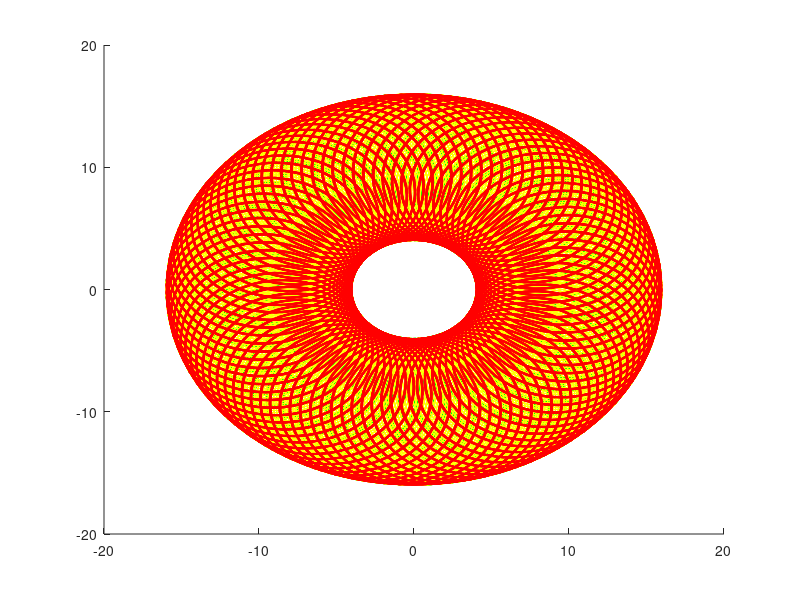

Write the MATLAB code that produced this figure.
%in the name of God

hold on
r =10;

turn = randi(50);
tetha = 0:0.003:2*turn*pi;
r1 = randi(100);
r2 = randi(200);
speed = r1 + 1 / r2;
x = cos(tetha) * r + cos(speed*tetha) * 6;
y = sin(tetha) * r + sin(speed*tetha) * 6;
plot(x, y, 'g');

turn = randi(50);
tetha = 0:0.003:2*turn*pi;
r1 = randi(100);
r2 = randi(200);
speed = r1 + 1 / r2;
x = cos(tetha) * r + cos(speed*tetha) * 6;
y = sin(tetha) * r + sin(speed*tetha) * 6;
plot(x, y, 'y');

turn = randi(50);
tetha = 0:0.003:2*turn*pi;
r1 = randi(100);
r2 = randi(200);
speed = r1 + 1 / r2;
x = cos(tetha) * r + cos(speed*tetha) * 6;
y = sin(tetha) * r + sin(speed*tetha) * 6;
plot(x, y, 'r');
